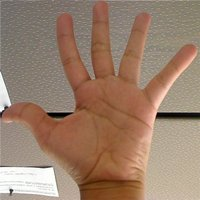
//> input picture CppImageProcessing/images/Back_Projection_Theory0.jpg, 200 x 200 px
$ ./bounding_boxes_circles ../images/Back_Projection_Theory0.jpg   (built with g++ and OpenCV 4)
//> lines starting //> are read from the running program, lines starting //| are printed output that depends on the picture; after the words box and inside, x2 and y2 are one past the last pixel; in counts of white or black regions, pixels touching at a corner belong together
/**
 * @brief Goal
 * 1. use the OpenCV function cv::boundingRect
 * 2. use the OpenCV function cv::minEnclosingCircle
 *
 * @author Wei Li (weili_yzzcq@163.com)
 * @date 2023-05-05
 * @version Samples of OpenCV 4.7
 *
 */

#include <opencv2/imgproc.hpp>
#include <opencv2/highgui.hpp>
#include <opencv2/core/utils/logger.hpp>

#include <iostream>
#include <vector>

// global variables
cv::Mat src_gray_img;
int threshold_value = 100;
cv::RNG rng(42);

void threshold_callback(int, void *);

/**
 * @brief main function and the programm entry.
 */
int main(int argc, char const *argv[])
{
    cv::utils::logging::setLogLevel(
        cv::utils::logging::LogLevel::LOG_LEVEL_ERROR);
    /* -------------------------------------------------- */
    const char *keys = "{@input | stuff.jpg | input image}";
    cv::CommandLineParser parser(argc, argv, keys);
    cv::Mat src_img = cv::imread(cv::samples::findFile(
        parser.get<cv::String>("@input")));
//> src_img is the input picture: 200 rows x 200 cols, CV_8UC3; mean B, G, R 107.8, 127.1, 154.3
    if (src_img.empty())
    {
        std::cout << "[Error] Could not open or find the image.\n"
                  << std::endl;
        std::cout << "Usage: " << argv[0] << " <input image>" << std::endl;
        return EXIT_FAILURE;
    }

    cv::cvtColor(src_img, src_gray_img, cv::COLOR_BGR2GRAY);
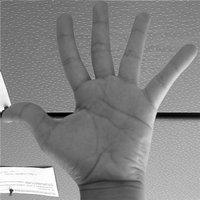
//> src_gray_img: 200 rows x 200 cols, CV_8UC1; min 0, max 255, mean 133.1
    cv::blur(src_gray_img, src_gray_img, cv::Size(3, 3));

    const char *source_window = "Source";
    cv::namedWindow(source_window);
    cv::imshow(source_window, src_img);

    const int max_threshold = 255;
    cv::createTrackbar("Canny threshold:", source_window,
                       &threshold_value, max_threshold, threshold_callback);

    threshold_callback(0, 0);

    cv::waitKey(0);

    return 0;
}

void threshold_callback(int, void *)
{
    cv::Mat canny_output;
    cv::Canny(src_gray_img, canny_output, threshold_value, threshold_value * 2);
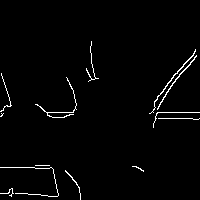
//> canny_output: 200 rows x 200 cols, CV_8UC1; 1.9% white in thin lines or dots, all inside (x1, y1, x2, y2) = (0, 41, 200, 200)

    std::vector<std::vector<cv::Point>> contours;
    cv::findContours(canny_output, contours,
                     cv::RETR_TREE, cv::CHAIN_APPROX_SIMPLE);
//> contours = 13 contours, 11 with area under 20; largest, box (x1, y1, x2, y2) and area: (149, 49, 196, 114) 40, (157, 55, 197, 110) 39

    std::vector<std::vector<cv::Point>> contours_poly(contours.size());
//> contours_poly = 13 empty contours
    std::vector<cv::Rect> boundRect(contours.size());
    std::vector<cv::Point2f> centers(contours.size());
    std::vector<float> radius(contours.size());

    for (size_t i = 0; i < contours.size(); i++)
    {
        cv::approxPolyDP(contours[i], contours_poly[i], 3, true);

        boundRect[i] = cv::boundingRect(contours_poly[i]);

        cv::minEnclosingCircle(contours_poly[i], centers[i], radius[i]);
    }
//> this loop made 13 passes
    cv::Mat drawing = cv::Mat::zeros(canny_output.size(), CV_8UC3);
    for (size_t i = 0; i < contours.size(); i++)
    {
        cv::Scalar color = cv::Scalar(rng.uniform(0, 256),
                                      rng.uniform(0, 256),
                                      rng.uniform(0, 256));

        cv::drawContours(drawing, contours_poly, (int)i, color);

        cv::rectangle(drawing, boundRect[i].tl(), boundRect[i].br(), color, 2);

        cv::circle(drawing, centers[i], (int)radius[i], color, 2);
    }
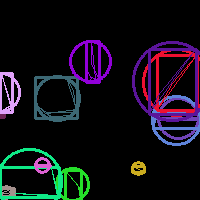
//> drawing: 200 rows x 200 cols, CV_8UC3; mean B, G, R 23.7, 15.8, 18.7

    cv::imshow("Contours", drawing);
}

$ run again, on CppImageProcessing/images/Histogram_Comparison_1.jpg
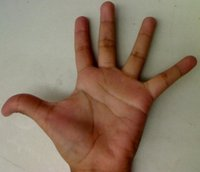
//> input picture CppImageProcessing/images/Histogram_Comparison_1.jpg, 200 x 172 px
//> src_img is the input picture: 172 rows x 200 cols, CV_8UC3; mean B, G, R 101.1, 120.5, 140.6
//> in threshold_callback, `cv::Canny(src_gray_img, canny_output, threshold_value, threshold_value..`:
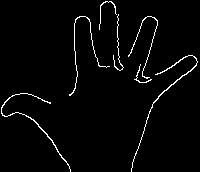
//> canny_output: 172 rows x 200 cols, CV_8UC1; 2.6% white in thin lines or dots
//> contours = 7 contours, 5 with area under 20; largest, box (x1, y1, x2, y2) and area: (131, 55, 198, 172) 62, (1, 93, 71, 172) 57
//> contours_poly = 7 empty contours
//> the loop in threshold_callback, `for (size_t i = 0; i < contours.size(); i++)` made 7 passes
//> after the loop in threshold_callback, `for (size_t i = 0; i < contours.size(); i++)`:
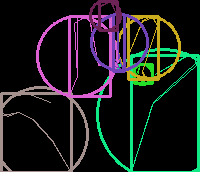
//> drawing: 172 rows x 200 cols, CV_8UC3; mean B, G, R 26.5, 28.1, 25.9
